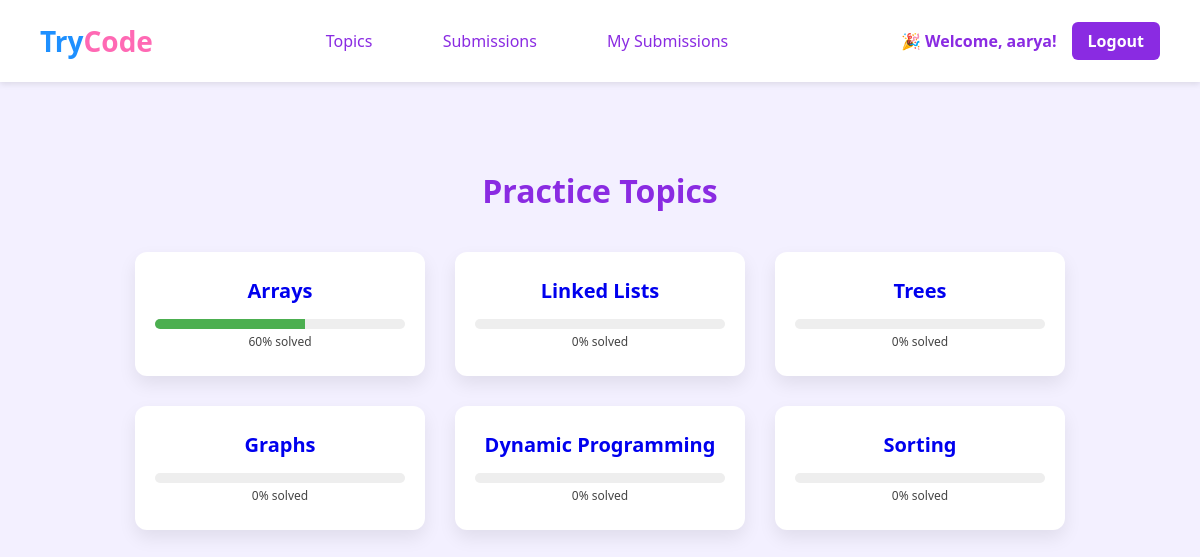
The app's page /topics/ (signed in) with its own data.
### authentication/models.py (models this page shows, shortened)
class Topic(models.Model):
    name = models.CharField(max_length=100)
    description = models.TextField(blank=True)

### authentication/views.py (the view)
# urls.py: path('topics/', views.topic_list_view, name='topics'),
@login_required
def topic_list_view(request):
    topics = Topic.objects.all()
    progress = {}
    for topic in topics:
        total = topic.problems.count()
        solved = Submission.objects.filter(
            user=request.user,
            verdict='Accepted',
            problem__topic=topic
        ).values('problem').distinct().count()
        percentage = round((solved / total) * 100) if total > 0 else 0
        progress[topic.id] = percentage
    return render(request, 'topic.html', {'topics': topics, 'progress': progress})

### authentication/templatetags/get_item_tags.py (called while the page is built)
@register.filter
def get_item(dictionary, key):
    return dictionary.get(key)

### authentication/templates/topic.html (shortened to what this page needs)
{% extends "home.html" %}
{% load get_item_tags %}
{% block content %}
<main id="topics-section" class="topics-section">
  <h2>Practice Topics</h2>
  <div class="topic-grid">
    {% for topic in topics %}
      <div class="topic-card">
        <div class="topic-name">
          <a href="{% url 'problem_list' topic.id %}">{{ topic.name }}</a>
        </div>
        <div class="progress-container">
          <div class="progress-bar">
            <div class="progress-fill" style="width: {{ progress|get_item:topic.id }}%;"></div>
          </div>
          <span class="progress-label">{{ progress|get_item:topic.id }}% solved</span>
        </div>
      </div>
    {% empty %}
      <p>No topics available.</p>
    {% endfor %}
  </div>
</main>
{% endblock %}

### authentication/templates/home.html (shortened to what this page needs)
<!DOCTYPE html>
<html lang="en">
<head>
</head>
<body>
  <header class="main-header">
    <a href="#" class="logo">Try<span class="code-highlight">Code</span></a>
    <nav class="nav-links">
      <a href="{% url 'topics' %}" id="nav_bar">Topics</a>
      <a href="{% url 'submission_list' %}" id = "nav_bar">Submissions</a>
      <a href="{% url 'my_submission_list' %}" id="nav_bar">My Submissions</a>
    </nav>
    <div class="user-greeting">
      <span>🎉 Welcome, {{ request.user.username }}!</span>
      <a href="{% url 'logout' %}" class="logout-btn">Logout</a>
    </div>
  </header>
 <div>
  {% block content %}{% endblock %}
 </div>
</body>
</html>

### authentication/templates/home.html (style rules this page uses)
html { scroll-behavior: smooth; }
body { margin: 0; font-family: 'Segoe UI', Tahoma, sans-serif; background-color: #f3f0ff; color: #333; }
.logo { font-size: 28px; font-weight: bold; font-family: 'Segoe UI', Tahoma, sans-serif; text-decoration: none; color: #1e90ff; }
.logo .code-highlight { color: #ff69b4; }
.main-header { display: flex; justify-content: space-between; align-items: center; background-color: white; padding: 20px 40px; box-shadow: 0 2px 6px rgba(0, 0, 0, 0.1); }
.nav-links a { margin: 0 15px; text-decoration: none; color: blueviolet; font-weight: 500; transition: color 0.3s ease; }
.user-greeting { display: flex; align-items: center; gap: 15px; font-weight: 600; color: blueviolet; }
.logout-btn { padding: 8px 16px; background-color: blueviolet; color: white; text-decoration: none; border-radius: 6px; font-weight: bold; transition: background-color 0.3s ease; }
.nav-links #nav_bar { display: inline-block; padding: 10px 18px; font-size: 16px; color: blueviolet; text-decoration: none; border-radius: 8px; transition: all 0.3s ease; position: relative; }
.nav-links #nav_bar::after { content: ""; position: absolute; left: 0; bottom: 0; height: 3px; width: 100%; background-color: blueviolet; transform: scaleX(0); transition: transform 0.3s ease; }

### authentication/templates/topic.html (style rules this page uses)
.topics-section { padding: 60px 20px; text-align: center; }
.topics-section h2 { font-size: 32px; color: blueviolet; margin-bottom: 40px; }
.topic-grid { display: flex; flex-wrap: wrap; justify-content: center; gap: 30px; padding: 0 40px; }
.topic-card { background-color: white; width: 250px; padding: 25px 20px; border-radius: 12px; box-shadow: 0 8px 18px rgba(0, 0, 0, 0.08); text-align: center; transition: transform 0.2s ease; }
.topic-name { font-size: 20px; font-weight: 600; color: blueviolet; margin-bottom: 15px; }
.topic-name a { text-decoration: None; }
.progress-container { width: 100%; margin-top: 8px; }
.progress-bar { height: 10px; background-color: #eee; border-radius: 6px; overflow: hidden; }
.progress-fill { height: 100%; background-color: #4caf50; transition: width 0.4s ease; }
.progress-label { font-size: 12px; margin-top: 4px; color: #444; }

### records on screen
Topic: name "Arrays", id "60"
Topic: name "Linked Lists", id "0"
Topic: name "Trees", id "0"
Topic: name "Graphs", id "0"
Topic: name "Dynamic Programming", id "0"
Topic: name "Sorting", id "0"

### other values on screen
{{ request.user.username }} "aarya"
